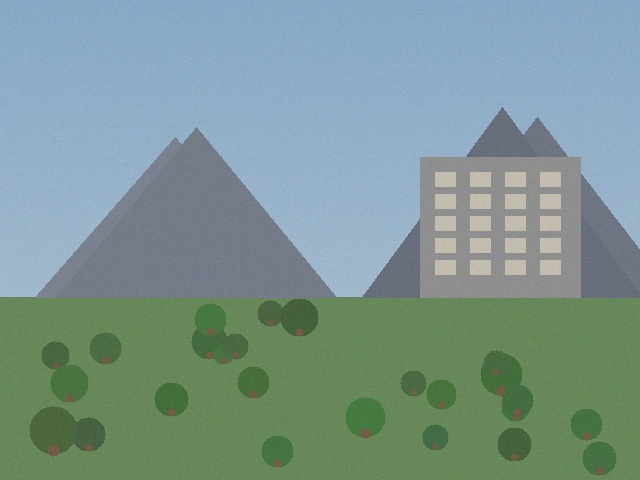
#> input picture mini_project/IPCV/smart_image_enhancer/input/input_hazy_flat.jpg, 640 x 480 px; its folder holds only this picture in this run
$ python -i enhancer.py   (imports and definitions only)   (older library calls are emulated)
#> lines starting #> are read from the running program, lines starting #| are printed output that depends on the picture
### mini_project/IPCV/smart_image_enhancer/utils.py
"""
utils.py
--------
Helper functions that measure objective quality metrics of an image.
These metrics are used by the ImageEnhancer's "auto" mode to decide
which corrections an image actually needs, instead of applying every
filter blindly.

Metrics implemented:
    * brightness        -> mean pixel intensity (0-255)
    * contrast           -> standard deviation of pixel intensity
    * sharpness          -> variance of the Laplacian (higher = sharper)
    * noise_level        -> estimated noise using a high-pass residual
    * colorfulness        -> Hasler & Susstrunk colorfulness metric
"""

import cv2
import numpy as np


def brightness(img_bgr: np.ndarray) -> float:
    """Average brightness on a 0-255 scale."""
    gray = cv2.cvtColor(img_bgr, cv2.COLOR_BGR2GRAY)
    return float(np.mean(gray))


def contrast(img_bgr: np.ndarray) -> float:
    """Standard deviation of intensities - a simple contrast proxy."""
    gray = cv2.cvtColor(img_bgr, cv2.COLOR_BGR2GRAY)
    return float(np.std(gray))


def sharpness(img_bgr: np.ndarray) -> float:
    """
    Variance of the Laplacian. Blurry images have a narrow response
    (low variance); sharp / detailed images have a wide response.
    """
    gray = cv2.cvtColor(img_bgr, cv2.COLOR_BGR2GRAY)
    lap = cv2.Laplacian(gray, cv2.CV_64F)
    return float(lap.var())


def noise_level(img_bgr: np.ndarray) -> float:
    """
    Rough noise estimate: subtract a heavily blurred version of the
    image from the original and measure the standard deviation of the
    residual. Real detail also produces residual, so this is only a
    proxy, not a scientific measurement.
    """
    gray = cv2.cvtColor(img_bgr, cv2.COLOR_BGR2GRAY).astype(np.float32)
    blurred = cv2.GaussianBlur(gray, (9, 9), 0)
    residual = gray - blurred
    return float(np.std(residual))


def colorfulness(img_bgr: np.ndarray) -> float:
    """Hasler & Susstrunk (2003) colorfulness metric."""
    b, g, r = cv2.split(img_bgr.astype("float"))
    rg = r - g
    yb = 0.5 * (r + g) - b
    std_rg, mean_rg = np.std(rg), np.mean(rg)
    std_yb, mean_yb = np.std(yb), np.mean(yb)
    std_root = np.sqrt(std_rg ** 2 + std_yb ** 2)
    mean_root = np.sqrt(mean_rg ** 2 + mean_yb ** 2)
    return float(std_root + 0.3 * mean_root)


def analyze(img_bgr: np.ndarray) -> dict:
    """Return every metric in one dictionary."""
    return {
        "brightness": round(brightness(img_bgr), 2),
        "contrast": round(contrast(img_bgr), 2),
        "sharpness": round(sharpness(img_bgr), 2),
        "noise_level": round(noise_level(img_bgr), 2),
        "colorfulness": round(colorfulness(img_bgr), 2),
    }


# [4 lines left out: function print_report, not called in this run]

### mini_project/IPCV/smart_image_enhancer/enhancer.py
"""
enhancer.py
-----------
Core engine of the Smart Image Enhancement and Quality Improvement System.

The ImageEnhancer class wraps a set of classic, well understood computer
vision techniques (no external pretrained models needed, so it runs fully
offline) and exposes both:

    1. Individual operations  (denoise, sharpen, gamma_correction, ...)
    2. An "auto" pipeline that inspects the image's own quality metrics
       (see utils.py) and decides which operations are actually needed
       and by how much - this is the "smart" part of the system.

All internal processing is done with OpenCV in BGR format.
"""

from __future__ import annotations

import cv2
import numpy as np

import utils


class ImageEnhancer:
    def __init__(self, image: np.ndarray):
        """image: a BGR numpy array (as read by cv2.imread)."""
        if image is None:
            raise ValueError("ImageEnhancer received an empty image.")
        self.original = image.copy()
        self.image = image.copy()
        self.log: list[str] = []

    # ------------------------------------------------------------------
    # Basic building blocks
    # ------------------------------------------------------------------

    def denoise(self, strength: int = 7) -> "ImageEnhancer":
        """Non-local means denoising - good at removing grain/noise
        while keeping edges reasonably intact."""
        self.image = cv2.fastNlMeansDenoisingColored(
            self.image, None, h=strength, hColor=strength,
            templateWindowSize=7, searchWindowSize=21,
        )
        self.log.append(f"denoise(strength={strength})")
        return self

    # [13 lines left out: functions adjust_brightness_contrast, gamma_correction, not called in this run]

    def equalize_clahe(self, clip_limit: float = 2.0, tile_grid_size: int = 8) -> "ImageEnhancer":
        """Contrast Limited Adaptive Histogram Equalization on the L channel
        of LAB colour space - improves local contrast without blowing out
        colours the way global histogram equalization does."""
        lab = cv2.cvtColor(self.image, cv2.COLOR_BGR2LAB)
        l, a, b = cv2.split(lab)
        clahe = cv2.createCLAHE(clipLimit=clip_limit, tileGridSize=(tile_grid_size, tile_grid_size))
        l_eq = clahe.apply(l)
        lab_eq = cv2.merge((l_eq, a, b))
        self.image = cv2.cvtColor(lab_eq, cv2.COLOR_LAB2BGR)
        self.log.append(f"clahe(clip_limit={clip_limit}, tile={tile_grid_size})")
        return self

    def sharpen(self, amount: float = 1.0, radius: int = 5) -> "ImageEnhancer":
        """Unsharp masking: blur the image, then push the original away
        from the blur to exaggerate edges."""
        blurred = cv2.GaussianBlur(self.image, (0, 0), sigmaX=radius)
        self.image = cv2.addWeighted(self.image, 1 + amount, blurred, -amount, 0)
        self.log.append(f"sharpen(amount={amount:.2f}, radius={radius})")
        return self

    # [34 lines left out: functions enhance_details, white_balance, upscale, not called in this run]

    # ------------------------------------------------------------------
    # The "smart" auto pipeline
    # ------------------------------------------------------------------

    def auto_enhance(self, upscale_factor: float | None = None) -> "ImageEnhancer":
        """
        Inspects the current image's metrics and decides which
        corrections to apply, and how strongly, instead of running every
        filter at a fixed strength. Order matters: denoise before
        sharpening, colour/exposure fixes before contrast enhancement.
        """
        metrics = utils.analyze(self.image)

        # 1. Denoise first if the image is noisy, so we don't sharpen noise later.
        #    Even mild grain gets a light pass, since sharpening below would
        #    otherwise amplify it into visible noise.
        if metrics["noise_level"] > 1.2:
            strength = float(np.clip(metrics["noise_level"] * 1.8, 3, 14))
            self.denoise(strength=strength)

        # 2. Fix exposure. Too dark or too bright -> gamma correction.
        if metrics["brightness"] < 90:
            gamma = np.clip(0.6 + (metrics["brightness"] / 90) * 0.4, 0.5, 0.95)
            self.gamma_correction(gamma=gamma)
        elif metrics["brightness"] > 175:
            gamma = np.clip(1.0 + (metrics["brightness"] - 175) / 80, 1.05, 1.6)
            self.gamma_correction(gamma=gamma)

        # 3. Improve local contrast if the image looks flat/washed out.
        #    (raised from 45 -> 65 so mildly hazy/flat images get caught too)
        if metrics["contrast"] < 65:
            clip = float(np.clip((65 - metrics["contrast"]) / 20, 1.5, 4.0))
            self.equalize_clahe(clip_limit=clip)

        # 4. Correct colour cast if colours look weak/unbalanced.
        if metrics["colorfulness"] < 20:
            self.white_balance()

        # 5. Sharpen / restore detail. Uses a continuous curve instead of a
        #    hard on/off switch, so mild softness still gets a real fix
        #    rather than a token 0.2 polish - but capped so it never tips
        #    into halos/ringing or amplifies grain into visible noise.
        sharp = metrics["sharpness"]
        if sharp < 400:
            amount = float(np.clip(1.0 - sharp / 500, 0.45, 1.0))
            self.sharpen(amount=amount, radius=3)
            # A light, edge-aware texture pass for moderately soft images.
            # Kept mild on purpose - a strong detailEnhance pass looks
            # "painterly"/noisy rather than genuinely sharper.
            if sharp < 200:
                self.enhance_details(sigma_s=8, sigma_r=0.10)
        else:
            # Already sharp - light polish only, no detail pass needed.
            self.sharpen(amount=0.25, radius=3)

        # 6. Optional resolution boost.
        if upscale_factor and upscale_factor > 1.0:
            self.upscale(factor=upscale_factor)

        return self

    # ------------------------------------------------------------------
    # Output helpers
    # ------------------------------------------------------------------

    # [4 lines left out: function reset, not called in this run]

    def result(self) -> np.ndarray:
        return self.image

    # [13 lines left out: function side_by_side, not called in this run]

    def save(self, path: str) -> None:
        cv2.imwrite(path, self.image)

>>> import cv2
>>> picture = cv2.imread('input/input_hazy_flat.jpg')
#> picture is the input picture: shape (480, 640, 3); mean B, G, R 145, 150, 124.4
>>> result = ImageEnhancer(picture).auto_enhance()
#> in colorfulness, `b, g, r = cv2.split(img_bgr.astype("float"))`:
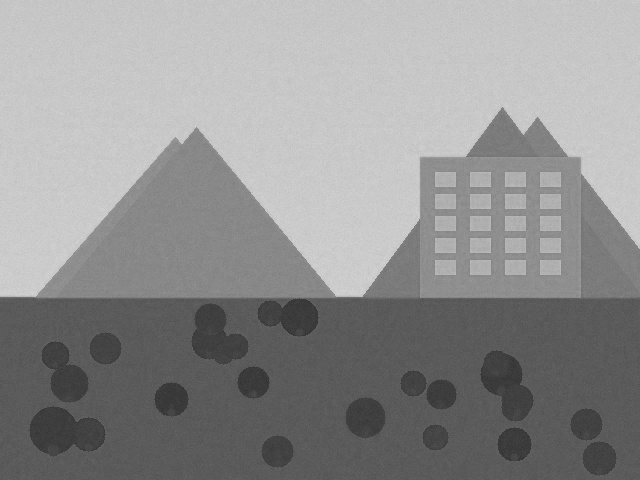
#> b: shape (480, 640) float64; min 44, max 214, mean 145
#> in colorfulness, `rg = r - g`:
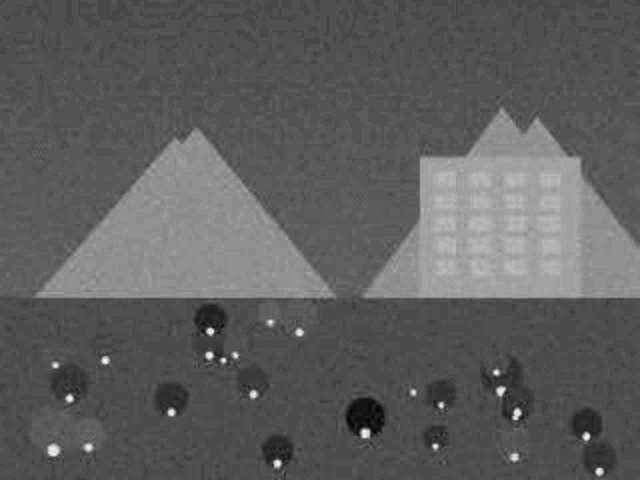
#> rg: shape (480, 640) float64; min -62, max 36, mean -25.6; drawn with min black and max white
#> in colorfulness, `yb = 0.5 * (r + g) - b`:
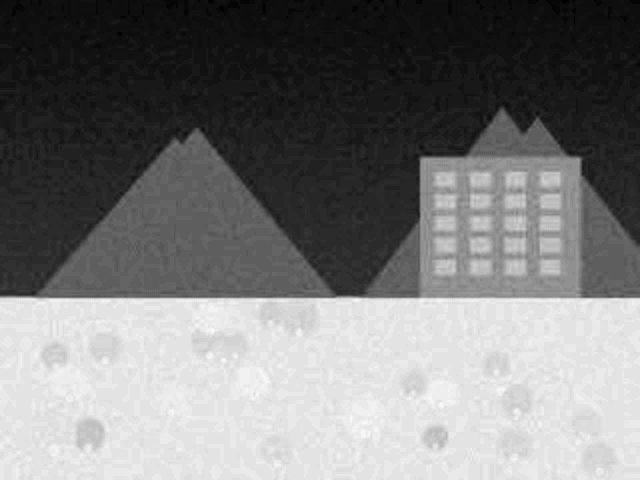
#> yb: shape (480, 640) float64; min -49.5, max 38, mean -7.9; drawn with min black and max white
#> in colorfulness, `std_rg, mean_rg = np.std(rg), np.mean(rg)`: std_rg = 11.84; mean_rg = -25.58
#> in colorfulness, `std_yb, mean_yb = np.std(yb), np.mean(yb)`: std_yb = 31.4; mean_yb = -7.86
#> in colorfulness, `std_root = np.sqrt(std_rg ** 2 + std_yb ** 2)`: std_root = 33.56
#> in colorfulness, `mean_root = np.sqrt(mean_rg ** 2 + mean_yb ** 2)`: mean_root = 26.76
#> in auto_enhance, `metrics = utils.analyze(self.image)`: metrics = {'brightness': 141.8, 'contrast': 26.64, 'sharpness': 224.6, 'noise_level': 4.04, 'colorfulness': 41.58}
#> in auto_enhance, `strength = float(np.clip(metrics["noise_level"] * 1.8, 3, 14))`: strength = 7.27
#> in auto_enhance, `clip = float(np.clip((65 - metrics["contrast"]) / 20, 1.5, 4.0))`: clip = 1.92
#> in equalize_clahe, `lab = cv2.cvtColor(self.image, cv2.COLOR_BGR2LAB)`: lab: shape (480, 640, 3); mean of channels 0, 1, 2 152.9, 118.3, 128.2
#> in equalize_clahe, `l, a, b = cv2.split(lab)`:
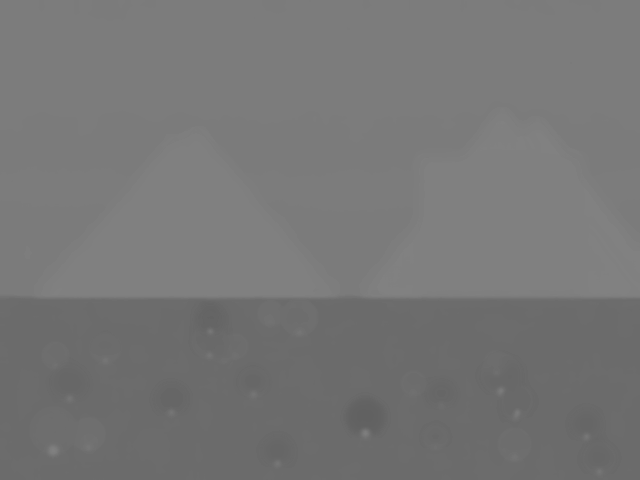
#> a: shape (480, 640); min 97, max 129, mean 118.3
#> in equalize_clahe, `l, a, b = cv2.split(lab)`:
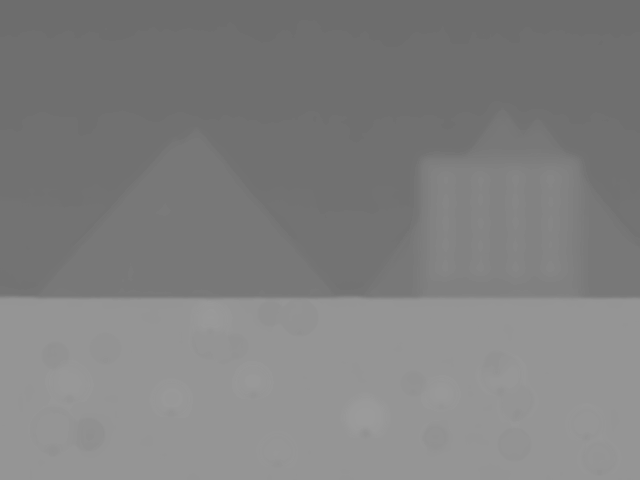
#> b: shape (480, 640); min 109, max 155, mean 128.2
#> in equalize_clahe, `l_eq = clahe.apply(l)`:
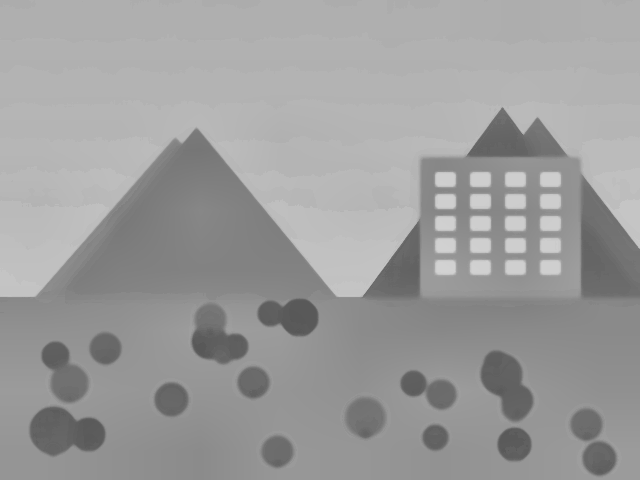
#> l_eq: shape (480, 640); min 87, max 210, mean 156.4
#> in equalize_clahe, `lab_eq = cv2.merge((l_eq, a, b))`: lab_eq: shape (480, 640, 3); mean of channels 0, 1, 2 156.4, 118.3, 128.2
#> in auto_enhance, `sharp = metrics["sharpness"]`: sharp = 224.6
#> in auto_enhance, `amount = float(np.clip(1.0 - sharp / 500, 0.45, 1.0))`: amount = 0.551
#> in sharpen, `self.image = cv2.addWeighted(self.image, 1 + amount, blurred, -amount,..`:
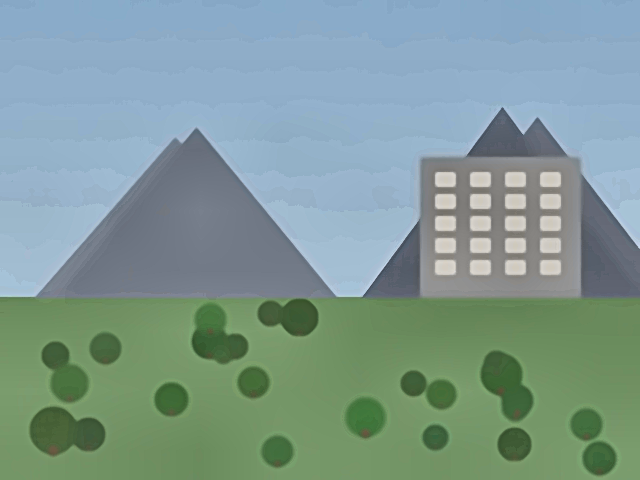
#> self.image: shape (480, 640, 3); mean B, G, R 148.2, 153.6, 127.4
